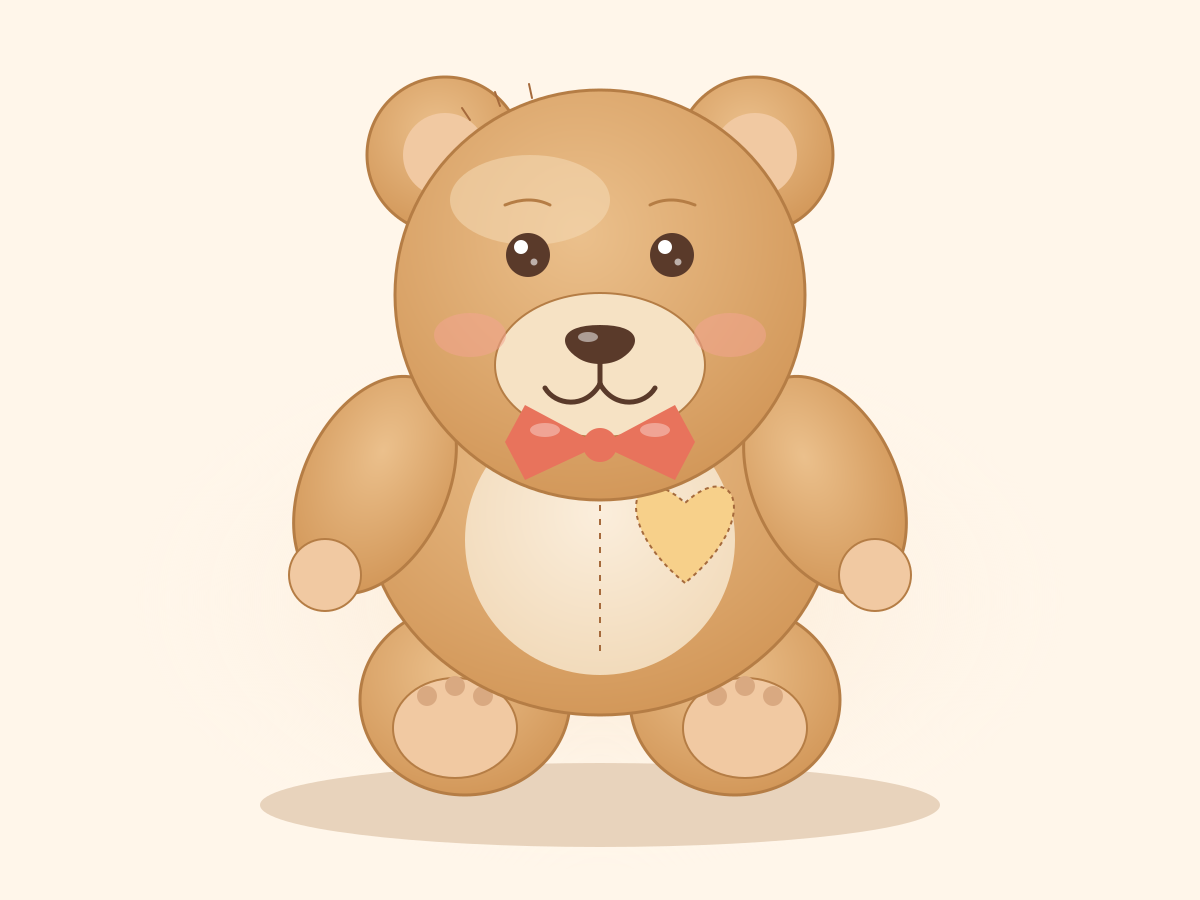

Reproduce this figure in Python.
import sys

import matplotlib

matplotlib.use("Agg")
import matplotlib.pyplot as plt
from matplotlib.patches import Circle, Ellipse, PathPatch, Polygon
from matplotlib.path import Path

BG = "#FFF6EA"
FUR = "#D9A066"
FUR_DARK = "#B57D45"
FUR_LIGHT = "#EBC08C"
MUZZLE = "#F6E2C4"
PAD = "#F1C9A2"
NOSE = "#5A3A2A"
CHEEK = "#F2A48F"
PATCH = "#F7D08A"
STITCH = "#A56A3C"
RIBBON = "#E8735C"


def ellipse(ax, xy, w, h, fc, ec=FUR_DARK, lw=1.4, angle=0, z=1, alpha=1.0):
    ax.add_patch(
        Ellipse(xy, w, h, angle=angle, facecolor=fc, edgecolor=ec, linewidth=lw, zorder=z, alpha=alpha)
    )


def heart(ax, cx, cy, s, z):
    verts = [
        (cx, cy - 1.2 * s),
        (cx - 2.2 * s, cy + 0.6 * s), (cx - 1.4 * s, cy + 2.3 * s), (cx, cy + 1.0 * s),
        (cx + 1.4 * s, cy + 2.3 * s), (cx + 2.2 * s, cy + 0.6 * s), (cx, cy - 1.2 * s),
    ]
    codes = [Path.MOVETO, Path.CURVE4, Path.CURVE4, Path.CURVE4, Path.CURVE4, Path.CURVE4, Path.CURVE4]
    ax.add_patch(
        PathPatch(Path(verts, codes), facecolor=PATCH, edgecolor=STITCH, linewidth=1.0,
                  linestyle=(0, (2, 2)), zorder=z)
    )


def main() -> None:
    out_path = sys.argv[1]
    fig = plt.figure(figsize=(12, 9), dpi=100)
    ax = fig.add_axes([0, 0, 1, 1])
    ax.set_xlim(-6, 6)
    ax.set_ylim(-4.5, 4.5)
    ax.set_aspect("equal")
    ax.axis("off")
    fig.patch.set_facecolor(BG)

    # soft backdrop + floor shadow
    ellipse(ax, (0, -1.6), 9.2, 5.2, "#F8E7D2", ec="none", z=0)
    ellipse(ax, (0, -3.55), 6.8, 0.9, "#E8D3BC", ec="none", z=0)

    # legs (short, round) with foot pads
    for s in (-1, 1):
        ellipse(ax, (s * 1.35, -2.45), 2.1, 1.9, FUR, z=2)
        ellipse(ax, (s * 1.45, -2.75), 1.24, 1.0, PAD, lw=1.0, z=3)
        for dx, dy in ((-0.28, 0.32), (0, 0.42), (0.28, 0.32)):
            ax.add_patch(Circle((s * 1.45 + dx, -2.75 + dy), 0.1, facecolor="#D9A981", edgecolor="none", zorder=4))

    # body (wide, stuffed)
    ellipse(ax, (0, -0.55), 4.7, 4.2, FUR, z=5)
    ellipse(ax, (0, -0.9), 2.7, 2.7, MUZZLE, ec="none", z=6, alpha=0.9)
    ax.plot([0, 0], [0.15, -2.05], color=STITCH, lw=1.0, linestyle=(0, (2, 3)), zorder=7)
    heart(ax, 0.85, -0.85, 0.36, 8)

    # arms (short, round, slightly forward)
    for s in (-1, 1):
        ellipse(ax, (s * 2.25, -0.35), 1.44, 2.3, FUR, angle=s * 25, z=9)
        ax.add_patch(Circle((s * 2.75, -1.25), 0.36, facecolor=PAD, edgecolor=FUR_DARK, linewidth=1.0, zorder=10))

    # ears (large, symmetric)
    for s in (-1, 1):
        ax.add_patch(Circle((s * 1.55, 2.95), 0.78, facecolor=FUR, edgecolor=FUR_DARK, linewidth=1.4, zorder=11))
        ax.add_patch(Circle((s * 1.55, 2.95), 0.42, facecolor=PAD, edgecolor="none", zorder=12))

    # head (round) + sheen
    ax.add_patch(Circle((0, 1.55), 2.05, facecolor=FUR, edgecolor=FUR_DARK, linewidth=1.4, zorder=13))
    ellipse(ax, (-0.7, 2.5), 1.6, 0.9, FUR_LIGHT, ec="none", z=14, alpha=0.55)

    # muzzle, nose, mouth
    ellipse(ax, (0, 0.85), 2.1, 1.44, MUZZLE, lw=1.0, z=15)
    nose_verts = [
        (0, 1.25), (0.42, 1.25), (0.42, 1.05), (0.22, 0.92),
        (0.1, 0.84), (-0.1, 0.84), (-0.22, 0.92),
        (-0.42, 1.05), (-0.42, 1.25), (0, 1.25),
    ]
    nose_codes = [Path.MOVETO] + [Path.CURVE4] * 9
    ax.add_patch(PathPatch(Path(nose_verts, nose_codes), facecolor=NOSE, edgecolor="none", zorder=16))
    ellipse(ax, (-0.12, 1.13), 0.2, 0.1, "white", ec="none", z=17, alpha=0.5)
    ax.plot([0, 0], [0.92, 0.66], color=NOSE, lw=2.2, solid_capstyle="round", zorder=16)
    for s in (-1, 1):
        verts = [(0, 0.66), (s * 0.15, 0.4), (s * 0.45, 0.45), (s * 0.55, 0.62)]
        ax.add_patch(PathPatch(Path(verts, [Path.MOVETO, Path.CURVE4, Path.CURVE4, Path.CURVE4]),
                               facecolor="none", edgecolor=NOSE, linewidth=2.2, capstyle="round", zorder=16))

    # eyes (glossy buttons), cheeks, brows
    for s in (-1, 1):
        ax.add_patch(Circle((s * 0.72, 1.95), 0.22, facecolor=NOSE, edgecolor="none", zorder=17))
        ax.add_patch(Circle((s * 0.72 - 0.07, 2.03), 0.07, facecolor="white", edgecolor="none", zorder=18))
        ax.add_patch(Circle((s * 0.72 + 0.06, 1.88), 0.035, facecolor="white", edgecolor="none", zorder=18, alpha=0.6))
        ellipse(ax, (s * 1.3, 1.15), 0.72, 0.44, CHEEK, ec="none", z=17, alpha=0.55)
        verts = [(s * 0.5, 2.45), (s * 0.7, 2.55), (s * 0.95, 2.45)]
        ax.add_patch(PathPatch(Path(verts, [Path.MOVETO, Path.CURVE3, Path.CURVE3]),
                               facecolor="none", edgecolor=FUR_DARK, linewidth=1.4, zorder=17))

    # neck ribbon
    for s in (-1, 1):
        ax.add_patch(Polygon([(0, 0.05), (s * 0.75, 0.45), (s * 0.95, 0.08), (s * 0.75, -0.3)],
                             closed=True, facecolor=RIBBON, edgecolor="none", zorder=19))
        ellipse(ax, (s * 0.55, 0.2), 0.3, 0.14, "white", ec="none", z=20, alpha=0.35)
    ax.add_patch(Circle((0, 0.05), 0.17, facecolor=RIBBON, edgecolor="none", zorder=20))

    # head seam stitches
    import math
    for a in (110, 125, 140, 155):
        r = math.radians(a)
        x0, y0 = 1.9 * math.cos(r), 1.55 + 1.9 * math.sin(r)
        ax.plot([x0, x0 + 0.14 * math.cos(r)], [y0, y0 + 0.14 * math.sin(r)], color=STITCH, lw=0.9, zorder=14)

    fig.savefig(out_path, dpi=100, facecolor=BG)


if __name__ == "__main__":
    main()
